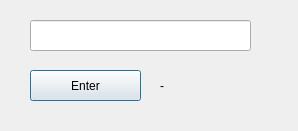
<?xml version="1.0" encoding="UTF-8"?>
<ui version="4.0">
 <class>Dialog</class>
 <widget class="QDialog" name="Dialog">
  <property name="geometry">
   <rect>
    <x>0</x>
    <y>0</y>
    <width>298</width>
    <height>131</height>
   </rect>
  </property>
  <property name="windowTitle">
   <string>Dialog</string>
  </property>
  <widget class="QPushButton" name="pushButton">
   <property name="geometry">
    <rect>
     <x>30</x>
     <y>70</y>
     <width>111</width>
     <height>31</height>
    </rect>
   </property>
   <property name="text">
    <string>Enter</string>
   </property>
  </widget>
  <widget class="QLabel" name="label">
   <property name="geometry">
    <rect>
     <x>160</x>
     <y>70</y>
     <width>101</width>
     <height>31</height>
    </rect>
   </property>
   <property name="text">
    <string>-</string>
   </property>
  </widget>
  <widget class="QLineEdit" name="lineEdit">
   <property name="geometry">
    <rect>
     <x>30</x>
     <y>20</y>
     <width>221</width>
     <height>31</height>
    </rect>
   </property>
  </widget>
 </widget>
 <resources/>
 <connections/>
</ui>
